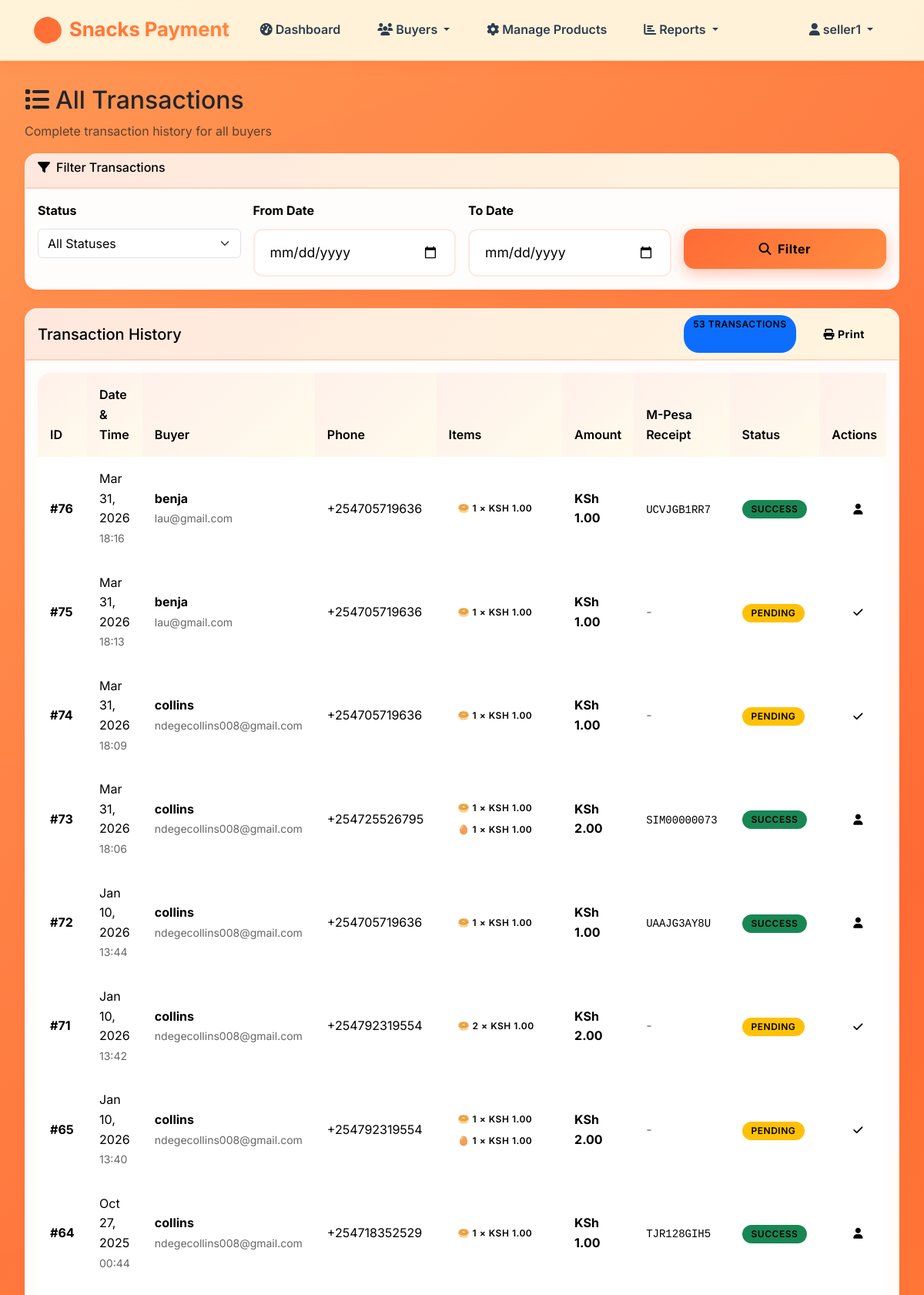
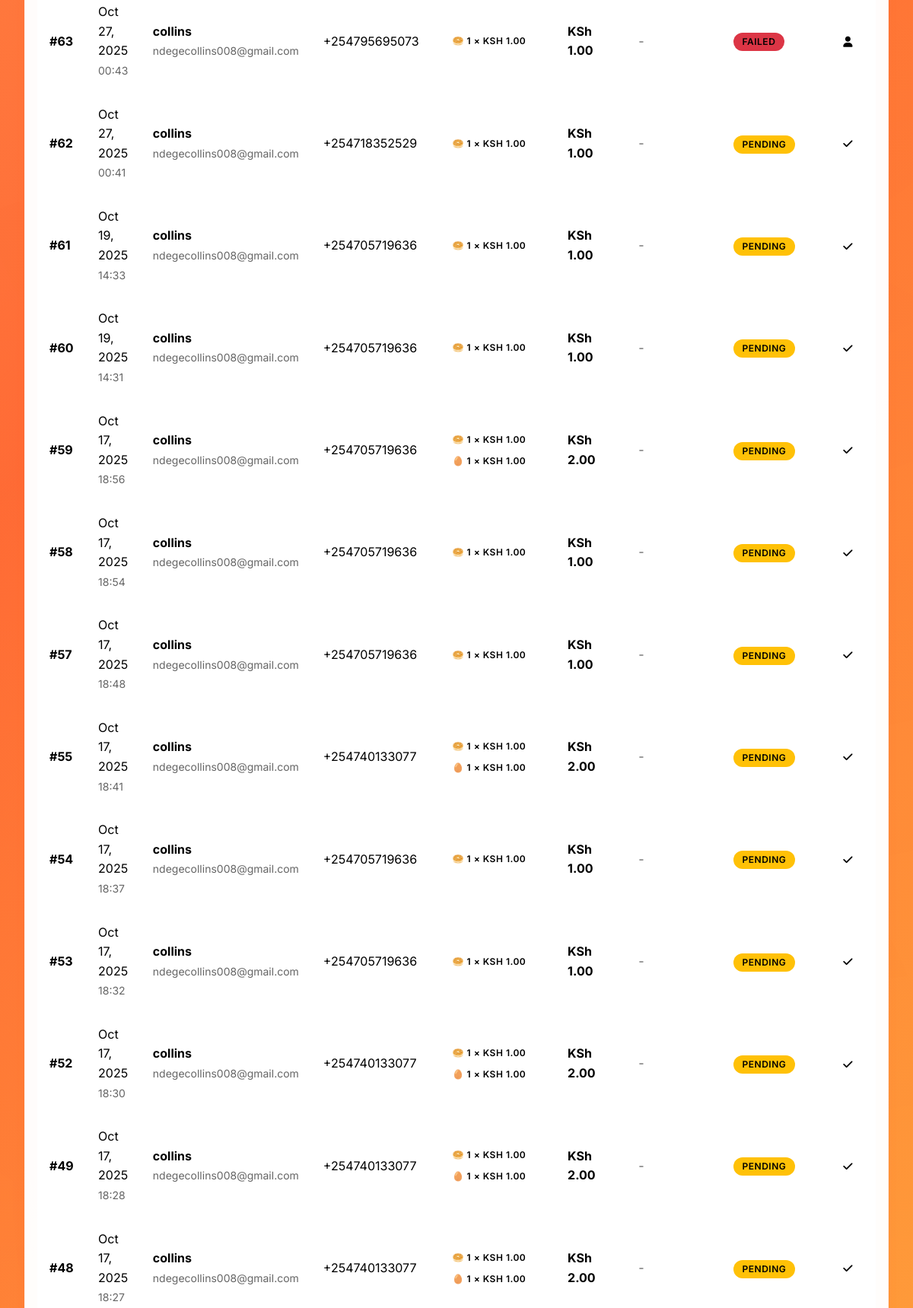
Screenshot of /reports/all-transactions/ (signed in, upper part) with the database file from the repository (2 pictures, top to bottom).
### apps/accounts/models.py (models this page shows, shortened)
class User(AbstractUser):
    ROLE_CHOICES = [
        ('SELLER', 'Seller'),
        ('BUYER', 'Buyer'),
    ]
    phone_number = models.CharField(max_length=15, unique=True)
    role = models.CharField(max_length=10, choices=ROLE_CHOICES, default='BUYER')
    created_by = models.ForeignKey(
        'self',
        on_delete=models.CASCADE,
        null=True,
        blank=True,
        related_name='created_buyers'
    )
    objects = UserManager()
    def is_seller(self):
        return self.role == 'SELLER'
    def is_buyer(self):
        return self.role == 'BUYER'

### apps/payments/models.py (models this page shows, shortened)
class Transaction(models.Model):
    STATUS_CHOICES = [
        ('PENDING', 'Pending'),
        ('SUCCESS', 'Success'),
        ('FAILED', 'Failed'),
    ]
    consumption = models.OneToOneField(Consumption, on_delete=models.CASCADE, related_name='transaction')
    buyer = models.ForeignKey(User, on_delete=models.CASCADE, related_name='transactions')
    phone_number = models.CharField(max_length=15)
    amount = models.DecimalField(max_digits=10, decimal_places=2)
    mpesa_receipt_number = models.CharField(max_length=50, blank=True, null=True)
    mpesa_transaction_id = models.CharField(max_length=50, blank=True, null=True)
    checkout_request_id = models.CharField(max_length=50, blank=True, null=True)
    status = models.CharField(max_length=10, choices=STATUS_CHOICES, default='PENDING')
    created_at = models.DateTimeField(auto_now_add=True)
    updated_at = models.DateTimeField(auto_now=True)
    class Meta:
        ordering = ['-created_at']

class Consumption(models.Model):
    PAYMENT_STATUS_CHOICES = [
        ('PENDING', 'Pending'),
        ('PAID', 'Paid'),
        ('FAILED', 'Failed'),
    ]
    buyer = models.ForeignKey(User, on_delete=models.CASCADE, related_name='consumptions')
    mandazi_quantity = models.PositiveIntegerField(default=0)
    eggs_quantity = models.PositiveIntegerField(default=0)
    mandazi_price = models.DecimalField(max_digits=10, decimal_places=2)
    eggs_price = models.DecimalField(max_digits=10, decimal_places=2)
    total_amount = models.DecimalField(max_digits=10, decimal_places=2)
    payment_status = models.CharField(max_length=10, choices=PAYMENT_STATUS_CHOICES, default='PENDING')
    created_at = models.DateTimeField(auto_now_add=True)
    class Meta:
        ordering = ['-created_at']

### apps/reports/views.py (the view)
# urls.py: path('all-transactions/', views.all_transactions_report, name='all_transactions'),
@login_required
@seller_required
def all_transactions_report(request):
    transactions = Transaction.objects.filter(
        buyer__created_by=request.user
    ).select_related('buyer', 'consumption')
    status_filter = request.GET.get('status')
    if status_filter:
        transactions = transactions.filter(status=status_filter)
    date_from = request.GET.get('date_from')
    date_to = request.GET.get('date_to')
    if date_from:
        try:
            from_date = datetime.strptime(date_from, '%Y-%m-%d').date()
            transactions = transactions.filter(created_at__date__gte=from_date)
        except ValueError:
            pass
    if date_to:
        try:
            to_date = datetime.strptime(date_to, '%Y-%m-%d').date()
            transactions = transactions.filter(created_at__date__lte=to_date)
        except ValueError:
            pass
    transactions = transactions[:100]  # Limit to 100 for performance
    context = {
        'transactions': transactions,
        'status_filter': status_filter,
        'date_from': date_from,
        'date_to': date_to
    }
    return render(request, 'reports/all_transactions.html', context)

### templates/reports/all_transactions.html (shortened to what this page needs)
{% extends 'base.html' %}
{% block content %}
<div class="row">
    <div class="col-12">
        <h2><i class="fas fa-list me-2"></i>All Transactions</h2>
        <p class="text-muted">Complete transaction history for all buyers</p>
    </div>
</div>
<div class="row mb-4">
    <div class="col-12">
        <div class="card">
            <div class="card-header">
                <h6><i class="fas fa-filter me-2"></i>Filter Transactions</h6>
            </div>
            <div class="card-body">
                <form method="get" class="row g-3">
                    <div class="col-md-3">
                        <label for="status" class="form-label">Status</label>
                        <select class="form-select" id="status" name="status">
                            <option value="">All Statuses</option>
                        </select>
                    </div>
                    <div class="col-md-3">
                        <label for="date_from" class="form-label">From Date</label>
                        <input type="date" class="form-control" id="date_from" name="date_from"
                               value="{{ date_from }}">
                    </div>
                    <div class="col-md-3">
                        <label for="date_to" class="form-label">To Date</label>
                        <input type="date" class="form-control" id="date_to" name="date_to"
                               value="{{ date_to }}">
                    </div>
                    <div class="col-md-3">
                        <label class="form-label">&nbsp;</label>
                        <div class="d-grid">
                            <button type="submit" class="btn btn-primary">
                                <i class="fas fa-search me-2"></i>Filter
                            </button>
                        </div>
                    </div>
                </form>
            </div>
        </div>
    </div>
</div>
<div class="row">
    <div class="col-12">
        <div class="card">
            <div class="card-header d-flex justify-content-between align-items-center">
                <h5 class="mb-0">Transaction History</h5>
                <div class="d-flex gap-2">
                    <span class="badge bg-primary">{{ transactions.count }} transactions</span>
                    <button class="btn btn-outline-primary btn-sm" onclick="window.print()">
                        <i class="fas fa-print me-1"></i>Print
                    </button>
                </div>
            </div>
            <div class="card-body">
                {% if transactions %}
                    <div class="table-responsive">
                        <table class="table table-hover">
                            <thead>
                                <tr>
                                    <th>ID</th>
                                    <th>Date & Time</th>
                                    <th>Buyer</th>
                                    <th>Phone</th>
                                    <th>Items</th>
                                    <th>Amount</th>
                                    <th>M-Pesa Receipt</th>
                                    <th>Status</th>
                                    <th>Actions</th>
                                </tr>
                            </thead>
                            <tbody>
                                {% for transaction in transactions %}
                                <tr>
                                    <td><strong>#{{ transaction.id }}</strong></td>
                                    <td>
                                        <div>{{ transaction.created_at|date:"M d, Y" }}</div>
                                        <small class="text-muted">{{ transaction.created_at|date:"H:i" }}</small>
                                    </td>
                                    <td>
                                        <strong>{{ transaction.buyer.username }}</strong>
                                        <br><small class="text-muted">{{ transaction.buyer.email }}</small>
                                    </td>
                                    <td>{{ transaction.phone_number }}</td>
                                    <td>
                                        <div class="d-flex flex-wrap gap-1">
                                            {% if transaction.consumption.mandazi_quantity > 0 %}
                                                <span class="badge" style="background: var(--gradient-mandazi); color: white;">
                                                    🥯 {{ transaction.consumption.mandazi_quantity }} × KSh {{ transaction.consumption.mandazi_price }}
                                                </span>
                                            {% endif %}
                                            {% if transaction.consumption.eggs_quantity > 0 %}
                                                <span class="badge" style="background: var(--gradient-eggs); color: var(--dark-color);">
                                                    🥚 {{ transaction.consumption.eggs_quantity }} × KSh {{ transaction.consumption.eggs_price }}
                                                </span>
                                            {% endif %}
                                        </div>
                                    </td>
                                    <td><strong>KSh {{ transaction.amount }}</strong></td>
                                    <td>
                                        {% if transaction.mpesa_receipt_number %}
                                            <code class="small">{{ transaction.mpesa_receipt_number }}</code>
                                        {% else %}
                                            <span class="text-muted">-</span>
                                        {% endif %}
                                    </td>
                                    <td>
                                        {% if transaction.status == 'SUCCESS' %}
                                            <span class="badge bg-success">Success</span>
                                        {% elif transaction.status == 'FAILED' %}
                                            <span class="badge bg-danger">Failed</span>
                                        {% else %}
                                            <span class="badge bg-warning">Pending</span>
                                        {% endif %}
                                    </td>
                                    <td>
                                        <div class="btn-group btn-group-sm">
                                            {% if transaction.status == 'PENDING' %}
                                                <a href="{% url 'payments:simulate_callback' transaction.id %}"
                                                   class="btn btn-outline-success"
                                                   title="Simulate Success"
                                                   onclick="return confirm('Mark this transaction as successful?')">
                                                    <i class="fas fa-check"></i>
                                                </a>
                                            {% endif %}
                                            <a href="{% url 'reports:buyer_report' transaction.buyer.id %}"
                                               class="btn btn-outline-info"
                                               title="Buyer Report">
                                                <i class="fas fa-user"></i>
                                            </a>
                                        </div>
                                    </td>
                                </tr>
                                {% endfor %}
                            </tbody>
                        </table>
                    </div>
                {% endif %}
            </div>
        </div>
    </div>
</div>
{% endblock %}

### templates/navbar.html (shortened to what this page needs)
{% load static %}
<nav class="navbar navbar-expand-lg sticky-top">
    <div class="container">
        <a class="navbar-brand d-flex align-items-center" href="{% url 'accounts:dashboard' %}">
            <span class="fs-2 me-2 food-emoji">🍪</span>
            <span class="fw-bold">Snacks Payment</span>
        </a>
        {% if user.is_authenticated %}
            <div class="collapse navbar-collapse" id="navbarNav">
                <ul class="navbar-nav me-auto">
                    <li class="nav-item">
                        <a class="nav-link" href="{% url 'accounts:dashboard' %}">
                            <i class="fas fa-tachometer-alt me-1"></i>Dashboard
                        </a>
                    </li>
                    {% if user.is_seller %}
                        <li class="nav-item dropdown">
                            <a class="nav-link dropdown-toggle" href="#" id="buyersDropdown" role="button" data-bs-toggle="dropdown">
                                <i class="fas fa-users me-1"></i>Buyers
                            </a>
                        </li>
                        <li class="nav-item">
                            <a class="nav-link" href="{% url 'products:manage_products' %}">
                                <i class="fas fa-cog me-1"></i>Manage Products
                            </a>
                        </li>
                        <li class="nav-item dropdown">
                            <a class="nav-link dropdown-toggle" href="#" id="reportsDropdown" role="button" data-bs-toggle="dropdown">
                                <i class="fas fa-chart-bar me-1"></i>Reports
                            </a>
                        </li>
                    {% endif %}
                </ul>
                <ul class="navbar-nav">
                    <li class="nav-item dropdown">
                        <a class="nav-link dropdown-toggle" href="#" id="userDropdown" role="button" data-bs-toggle="dropdown">
                            <i class="fas fa-user me-1"></i>{{ user.username }}
                        </a>
                    </li>
                </ul>
            </div>
        {% endif %}
    </div>
</nav>

### rows the page displays
User: username "seller1"
Transaction: status "SUCCESS"
Transaction: status "PENDING"
Transaction: status "PENDING"
Transaction: status "SUCCESS"
Transaction: status "SUCCESS"
Transaction: status "PENDING"
Transaction: status "PENDING"
Transaction: status "SUCCESS"
Transaction: status "FAILED"
Transaction: status "PENDING"
Transaction: status "PENDING"
Transaction: status "PENDING"
Transaction: status "PENDING"
Transaction: status "PENDING"
Transaction: status "PENDING"
Transaction: status "PENDING"
Transaction: status "PENDING"
Transaction: status "PENDING"
Transaction: status "PENDING"
Transaction: status "PENDING"
Transaction: status "PENDING"

### other values shown
{{ transactions.count }} "53"
